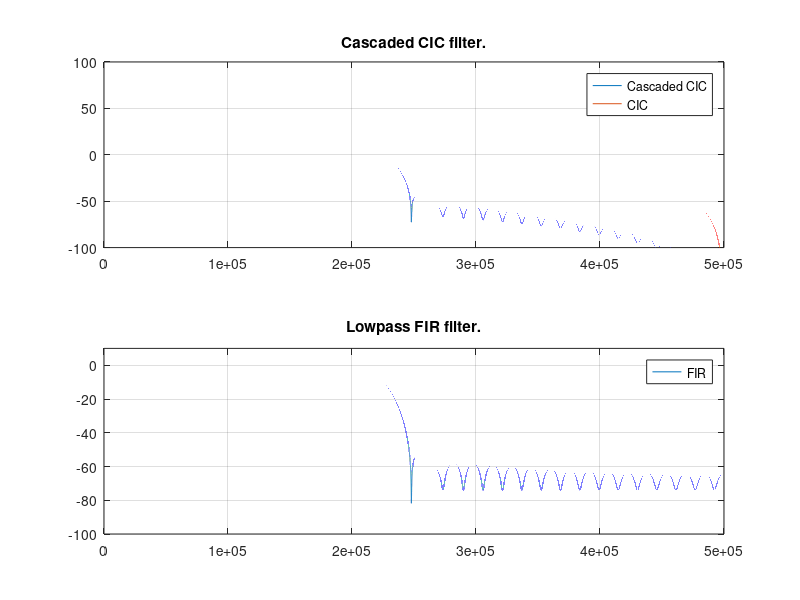

Recreate this plot in MATLAB.
clear all;
clc;

%%%%%%%%%%%%%%%%%%%%%%%%%%%%%%%%%%%%%%%%%%%%%%%%%%%%%%%%%%%%%%%%%%%%%%%%%%%
% Lowpass filter (LPF)
% Order (N-1), sampling frequency (Fs), rate change (R), cutoff frequency
% (Fc).
N = 64;
Fs = 1e6;
R = 2;
% Fc should be < Fs / (2*R)
Fc = 220e3;

% Normalised cutoff frequency of a lowpass filter (Wc).
Wc = 2 * pi * Fc / Fs;

% Filter indexes (n and m).
n = [0:N-1];
m = N/2;

% Calculation of coefficients of Hamming window (w).
for i = 1:N

    w(i) = 0.54 + 0.46 * cos((2 * pi * (n(i) - m)) / (N - 1));

end

% Calculation of impulse response of FIR filter (h).
for i = 1:N

    if i == N/2 + 1
        
        h(i) = Wc / pi;
    
    else

        h(i) =  sin(Wc * (n(i) - m)) / (pi * (n(i) - m));

    end  

end

% Applying window to the calculated impulse response (h).
h = h .* w;

% Calculation of transfer function of the filter (Hlp).
step = 1;
f = [0:step:Fs/2];

for i = 1:length(f)

    Hlp(i) = abs(sum(h .* exp(-1j * 2 * pi * f(i) .* (n - m) / Fs)));

end

%%%%%%%%%%%%%%%%%%%%%%%%%%%%%%%%%%%%%%%%%%%%%%%%%%%%%%%%%%%%%%%%%%%%%%%%%%%
% CIC filter
% Sampling frequency (Fs), rate change (R).
Fs = 1e6;

% Rate change (R).
R = 2;

% Number of stages (N).
N = 3;

% Input data width (Bin), maximum gain of the filter (Gmax), Output data
% width (B).
Bin = 14;
Gmax = R^N;
B = Bin + log2(Gmax);

% Calculation of transfer function of the filter (Hcic).
step = 1;
f = 0:step:Fs/2;

for i = 1:length(f)

    Hcic(i) = abs(sin((pi*f(i)*R) / Fs) / sin(pi*f(i) / Fs))^N;

end

% Transfer function of cascaded CIC filter (H).
H = Hcic .* Hlp;

%%%%%%%%%%%%%%%%%%%%%%%%%%%%%%%%%%%%%%%%%%%%%%%%%%%%%%%%%%%%%%%%%%%%%%%%%%%
% Plots
% Transfer function of cascaded CIC filter.
figure;

subplot(2, 1, 1);
xmin = 0; xmax = Fs/R; ymin = -100; ymax = 100;
plot(f, 20*log10(H), f, 20*log10(Hcic));
title('Cascaded CIC filter.');
axis([xmin xmax ymin ymax]);
legend('Cascaded CIC', 'CIC');
grid on;

subplot(2, 1, 2);
xmin = 0; xmax = Fs/R; ymin = -100; ymax = 10;
plot(f, 20*log10(Hlp));
title('Lowpass FIR filter.');
axis([xmin xmax ymin ymax]);
legend('FIR');
grid on;